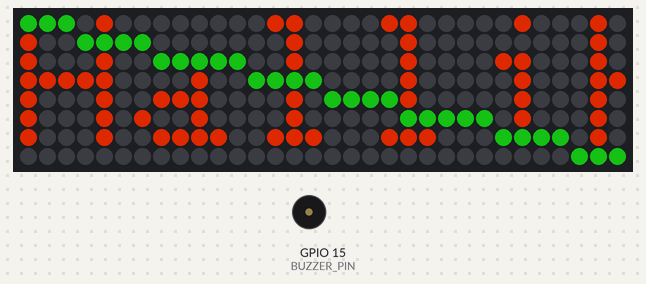
This sketch was run on a simulated ESP32. Parts: 32×8 RGB LED matrix (first LED top left, wired row by row), buzzer (waves = sounding, pin HIGH). Dim RGB values are drawn brighter than linear.

Above: at 0.1 s.

The sketch:

Ulanzi-Demo1-Text.ino
```cpp
// Demo program that displays a text and a line on the Ulanzi TC-001.

// Board Manager:  "ESP32" (from "Expressif Systems")
//
// Library Manager: "FastLED NeoMatrix" (from Marc Merlin)
//
// Settings:
// Board: ESP32 Dev Module
// Upload Speed: 230400
// CPU Frequency: 240 MHz (WiFi/BT)
// Flash Frequency: 80 MHz
// Flash Mode: QIO
// Flash Size: 4 MB (32Mb)
// Partition Scheme: Default 4 MB with spiffs (1.2 MB APP/1.5 MB SPIFFS)
// Core Debug Level: None
// PSRAM: Disabled
// Port: for me /dev/cu.usbserial-2210, but it may be different for you
// If flashing fails, just try more often. If it doesn't work at all,
// Sometimes it helps to turn the display off and on again.

#include <Arduino.h>

// Function libraries for the LED display.
// The actual functions that you call yourself are in
// Adafruit_GFX, which is included by the two libraries.
// Anleitung dazu: https://learn.adafruit.com/adafruit-gfx-graphics-library
// All functions at a glance:
// https://github.com/adafruit/Adafruit-GFX-Library/blob/master/Adafruit_GFX.h
#include <FastLED_NeoMatrix.h>
#include <FastLED.h>

// Which pin the LEDs are connected to:
#define MATRIX_PIN 32

// There is a BUZZER on pin 15 that is too quiet and is otherwise not very useful.
#define BUZZER_PIN 15

// Number of LEDs in width and height:
#define MATRIX_WIDTH 32
#define MATRIX_HEIGHT 8

// The LED matrix as an object:
CRGB leds[MATRIX_WIDTH * MATRIX_HEIGHT];
FastLED_NeoMatrix *matrix;


void setup() {
  // Mute BUZZER
  pinMode(BUZZER_PIN, OUTPUT);
  digitalWrite(15, LOW);

  // Initialize LED matrix:
  FastLED.addLeds<NEOPIXEL, MATRIX_PIN>(leds, MATRIX_WIDTH * MATRIX_HEIGHT);
  matrix = new FastLED_NeoMatrix(leds, MATRIX_WIDTH, MATRIX_HEIGHT,
     NEO_MATRIX_TOP + NEO_MATRIX_LEFT + NEO_MATRIX_ROWS + NEO_MATRIX_ZIGZAG);
  matrix->begin();

 // Brightness goes from 0-255, we take a medium value:
  matrix->setBrightness(155);

  // Set text color: Orange!
  // Here you can select colors and read the red/green/blue values:
  // https://www.rapidtables.org/de/web/color/RGB_Color.html
  matrix->setTextColor(matrix->Color(255, 128, 0));

  // If the text is too long, don't start a new line (the LED matrix
  // can only display one line)
  matrix->setTextWrap(false);

  // Clear everything on display:
  matrix->clear();

  // Set start position for the text.
  // (0, 0) means (x=0, y=0), which is top left. (31, 7) is the right one
  // bottom corner of the display.
  // Important: If you set a different font, you have to change the start position
  // set to (0,7), i.e. bottom left: matrix->setCursor(0, 7);
  matrix->setCursor(0, 0);

  // Output text. Not everything fits on the display.
  matrix->print("Hallihallo");

  // And draw another line across it from top left to bottom right.
  // The text was printed first, the line after. That's why the line is over
  // the text and hides it.
  matrix->drawLine(0, 0, 31, 7, matrix->Color(80, 200, 80));

  // Show all. Important: If you forget this, nothing will be displayed.
  matrix->show();

}

void loop() {
}
```
